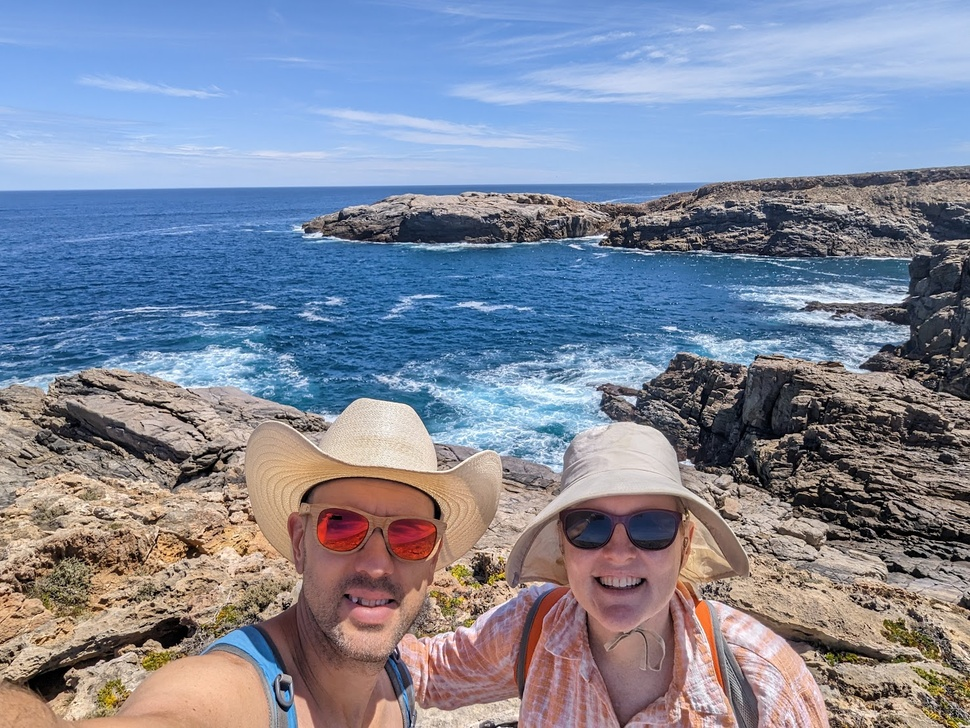
#> input picture input_image.jpg, 970 x 728 px, shrunk from 1478 x 1109 before the run, found by its file name
$ python test3.py
#> lines starting #> are read from the running program, lines starting #| are printed output that depends on the picture
import cv2
import numpy as np
import matplotlib.pyplot as plt
from matplotlib.patches import RegularPolygon
from sklearn.cluster import KMeans
from skimage.color import rgb2lab

# Load input image
input_image = cv2.imread('input_image.jpg')
#> input_image is the input picture: shape (728, 970, 3); mean B, G, R 154.9, 136.3, 129.2
input_image = cv2.cvtColor(input_image, cv2.COLOR_BGR2RGB)

# Double the resolution of the output image
output_image_shape = (input_image.shape[0] * 2, input_image.shape[1] * 2, 3)
#> output_image_shape = (1456, 1940, 3)
output_image = np.zeros(output_image_shape, dtype=np.uint8)

# Hexagon parameters (keeping the original size)
hex_radius = 30  # Original radius
hex_width = np.sqrt(3) * hex_radius
hex_height = 2 * hex_radius
cols = int(output_image.shape[1] // hex_width) + 1
#> cols = 38
rows = int(output_image.shape[0] // (hex_height * 0.75)) + 1
#> rows = 33

# Create a list of hexagon centers in a staggered grid
hex_centers = [
    (
        int(hex_width * col),
        int(hex_height * 1 * row + (0.5 * hex_height if col % 2 else 0))
    )
    for row in range(rows)
    for col in range(cols)
]

# Function to calculate the average color of a region
def average_color(image, mask):
    masked = cv2.bitwise_and(image, image, mask=mask)
    avg_color = masked[np.where(mask != 0)].mean(axis=0)
    return avg_color

# Function to create a hexagon mask
def create_hex_mask(center_x, center_y, radius, shape):
    mask = np.zeros(shape, dtype=np.uint8)
    hexagon = RegularPolygon((center_x, center_y), numVertices=6, radius=radius, orientation=np.pi / 2)
    coords = hexagon.get_verts()
    coords = np.clip(coords, [0, 0], [shape[1] - 1, shape[0] - 1]).astype(int)
    mask = cv2.fillPoly(mask, [coords], 255)
    return mask

# Function to create concentric hexagons with patterns
def create_hex_pattern(center_x, center_y, radius, colors):
    pattern = np.zeros((2 * radius, 2 * radius, 3), dtype=np.uint8)
    hexagon = RegularPolygon((radius, radius), numVertices=6, radius=radius, orientation=np.pi / 2)
    coords = hexagon.get_verts().astype(int)

    for i, color in enumerate(colors):
        hex_radius = radius * (1 - 0.2 * i)
        inner_hexagon = RegularPolygon((radius, radius), numVertices=6, radius=hex_radius, orientation=np.pi / 2)
        inner_coords = inner_hexagon.get_verts().astype(int)

        pattern = cv2.fillPoly(pattern, [inner_coords], color)

    return pattern

# Generate a constrained color palette using K-means clustering
num_palette_colors = 8
pixels = input_image.reshape(-1, 3)
kmeans = KMeans(n_clusters=num_palette_colors, random_state=42).fit(pixels)
palette = kmeans.cluster_centers_
#> palette = [[76.86, 123, 175.2], [127.9, 168.4, 225.4], [120.9, 91.73, 84.65], [214.1, 190.3, 174.7], [43.5, 37.33, 40.39], [168.2, 142.2, 129.5], [40.22, 88.85, 135.4], [171.8, 199.1, 236.5]]

# Convert palette to LAB for color matching
palette_lab = rgb2lab(palette.reshape(-1, 1, 3)).reshape(-1, 3)
#> palette_lab = [[5122.6, 59.36, -2769.9], [6631.2, 121.2, -2817.7], [4357.9, 942.2, 757.9], [7524.2, 510.8, 936], [2068.6, 319, -84.06], [6020.9, 668.6, 890.9], [3936.1, 103.2, -2620.7], [7593, -64.22, -1833.7]]

# Function to find the best matching palette colors using LAB color space
def best_match_colors(lab_color, palette_lab, num_matches=3):
    distances = np.linalg.norm(palette_lab - lab_color, axis=1)
    indices = np.argpartition(distances, num_matches)[:num_matches]
    return indices

# Create the hexagonal pattern grid
for center_x, center_y in hex_centers:
    if 0 <= center_x - hex_radius < output_image.shape[1] and 0 <= center_y - hex_radius < output_image.shape[0]:
        # Scale the input image coordinates to the output image coordinates
        mask = create_hex_mask(center_x, center_y, hex_radius, output_image.shape[:2])
        scaled_center_x = int(center_x / 2)
        scaled_center_y = int(center_y / 2)
        scaled_radius = hex_radius

        input_mask = create_hex_mask(scaled_center_x, scaled_center_y, scaled_radius, input_image.shape[:2])
        avg_rgb = average_color(input_image, input_mask)
        avg_lab = rgb2lab(np.array([[avg_rgb]]))[0][0]
        color_indices = best_match_colors(avg_lab, palette_lab)

        # Create a pattern using the palette colors
        pattern_colors = [palette[i] for i in color_indices]
        hex_pattern = create_hex_pattern(hex_radius, hex_radius, hex_radius, pattern_colors)

        # Mask the pattern to the hex shape
        mask_pattern = create_hex_mask(hex_radius, hex_radius, hex_radius, hex_pattern.shape[:2])
        hex_pattern_masked = cv2.bitwise_and(hex_pattern, hex_pattern, mask=mask_pattern)

        # Blend the pattern into the output image
        x_start = max(center_x - hex_radius, 0)
        y_start = max(center_y - hex_radius, 0)
        x_end = min(center_x + hex_radius, output_image.shape[1])
        y_end = min(center_y + hex_radius, output_image.shape[0])

        hex_slice = output_image[y_start:y_end, x_start:x_end]
        pattern_slice = hex_pattern_masked[:y_end - y_start, :x_end - x_start]
        mask_slice = mask[y_start:y_end, x_start:x_end]

        hex_slice[mask_slice != 0] = pattern_slice[mask_slice != 0]
#> this loop made 1254 passes
#> (avg_rgb, avg_lab, distances in best_match_colors, color_indices) on passes 44, 47, 49, 51, 54: ([123.4, 165.8, 231.3], [6571.1, 302.8, -3186.7], [1526.8, 415.7, 4568, 4236.6, 5468, 4130.8, 2702.6, 1734.8], [1, 0, 7]), ([116.7, 158.2, 224.6], [6338.6, 373.9, -3240.8], [1341.4, 573.2, 4498.4, 4344, 5310.5, 4154.4, 2496, 1935.3], [1, 0, 7]), ([116.3, 157.2, 223.3], [6308.9, 377.8, -3221.8], [1308.8, 577.2, 4468, 4333.9, 5275.4, 4133.1, 2463.2, 1942], [1, 0, 7]), ([112.9, 155.3, 222.3], [6245.5, 381.5, -3277.2], [1273.6, 654, 4490, 4404.9, 5258.1, 4184.1, 2417.1, 2024.4], [1, 0, 7]), ([115.5, 159.3, 225.4], [6362.1, 316.1, -3242.4], [1351.1, 539.2, 4517.8, 4341.4, 5330, 4162.3, 2513.5, 1909], [1, 0, 7])
#> (avg_rgb, avg_lab, color_indices) on passes 2, 4, 6, 8, 10, 12: ([121.8, 163.3, 228.5], [6496, 320, -3174.2], [1, 0, 7]), ([118.6, 160.4, 226.5], [6407.4, 344.8, -3218.4], [1, 0, 7]), ([115.4, 157.6, 224.2], [6317.7, 366.3, -3253], [1, 0, 7]), ([112.9, 155.1, 222.4], [6240.5, 393.8, -3287.8], [1, 0, 7]), ([111.4, 153.2, 220.8], [6184.2, 414.2, -3301.3], [1, 0, 7]), ([111.1, 153, 219.8], [6174.6, 393.9, -3272.5], [1, 0, 7])
#> pass 2, in average_color, `masked = cv2.bitwise_and(image, image, mask=mask)`:
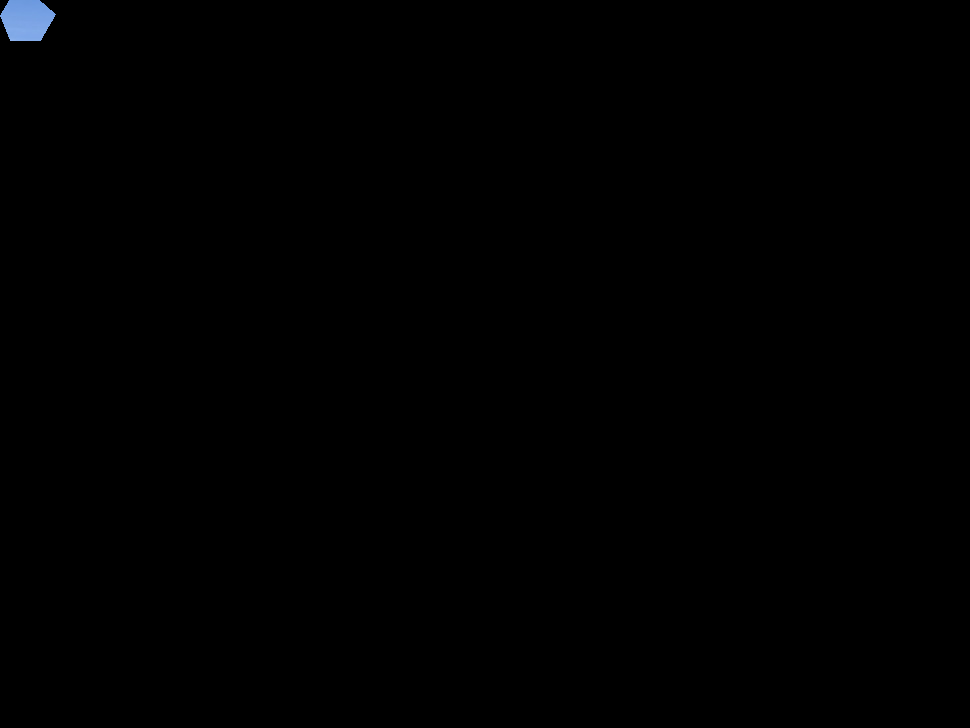
#> masked: shape (728, 970, 3); mean R, G, B 0.3, 0.4, 0.6
#> pass 2, `hex_pattern = create_hex_pattern(hex_radius, hex_radius, hex_radius, p..`:
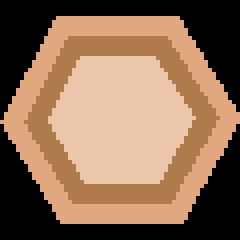
#> hex_pattern: shape (60, 60, 3) (shown 4 times larger); mean of channels 0, 1, 2 85.8, 109.9, 141.7; drawn as B, G, R
#> after the loop:
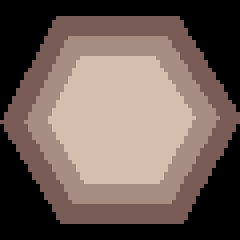
#> hex_pattern: shape (60, 60, 3) (shown 4 times larger); mean R, G, B 111, 93.7, 86.3

# Save and display the output image
plt.imsave('output.png', output_image)
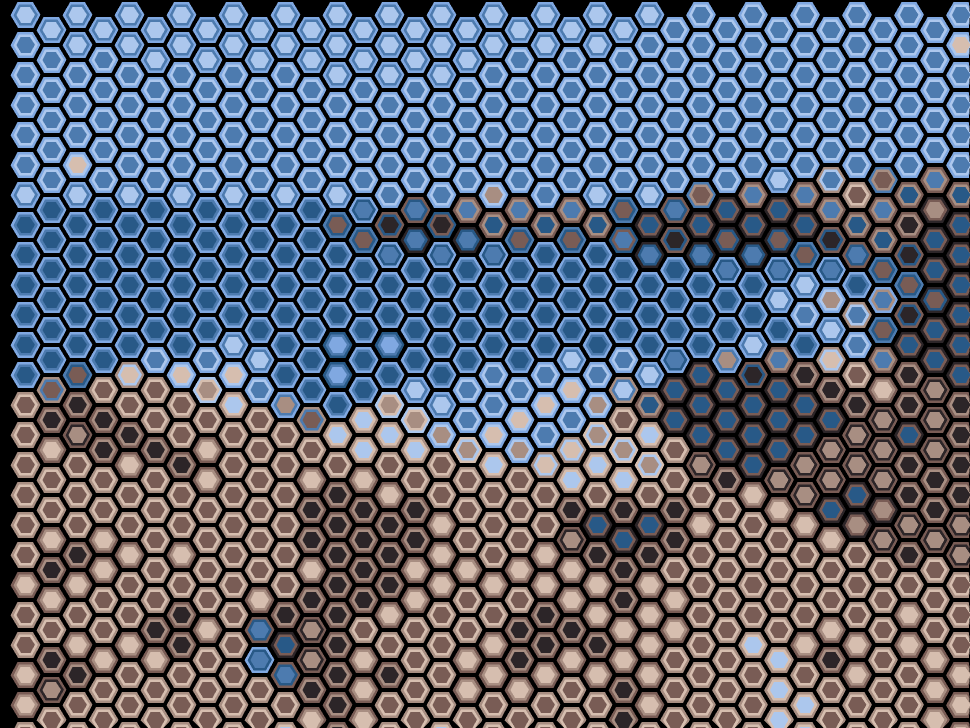
#> saved as output.png: shape (1456, 1940, 3) (shown at 1/2 size); mean R, G, B 91.6, 98.2, 113.6
plt.figure(figsize=(15, 15))
plt.imshow(output_image)
plt.axis('off')
plt.show()

$ run again, with colors.png saved as input_image.jpg
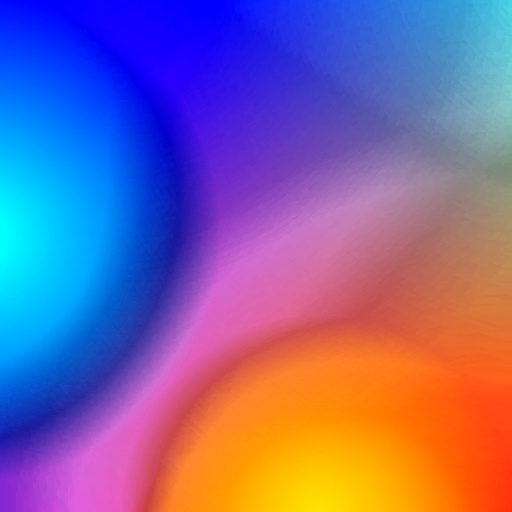
#> input picture colors.png, 512 x 512 px, found by its file name
#> input_image is the input picture: shape (512, 512, 3); mean B, G, R 157, 99.8, 125.9
#> palette = [[144.6, 127, 148.5], [83.64, 56.79, 188.2], [253.4, 132.5, 14.54], [0.324, 165, 250.5], [15.09, 37.25, 231.5], [207, 99.35, 81.68], [80.71, 148.1, 201.3], [200.4, 98.76, 188.4]]
#> palette_lab = [[5532.6, 927.2, -776.8], [3821.2, 3982.6, -5515.3], [6629.8, 3494.9, 5888.3], [6390.1, -190, -4383.9], [3737.6, 5473.2, -7805], [5529.2, 3528.9, 2637.6], [5867.1, -388.1, -2879.8], [5697.7, 4428.1, -2450.4]]
#> the loop `for center_x, center_y in hex_centers:` made 460 passes
#> (avg_rgb, avg_lab, distances in best_match_colors, color_indices) on pass 39: ([68.87, 164.3, 209], [6269, -1101.8, -2619.5], [2838, 6342.6, 9676.8, 1989.8, 8748, 7044.6, 859.5, 5561.9], [6, 3, 0])
#> pass 2, in average_color, `masked = cv2.bitwise_and(image, image, mask=mask)`:
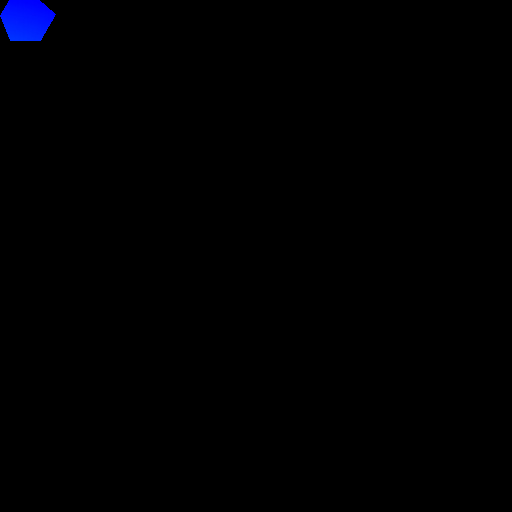
#> masked: shape (512, 512, 3); mean R, G, B 0, 0.2, 1.7
#> `plt.imsave('output.png', output_image)`:
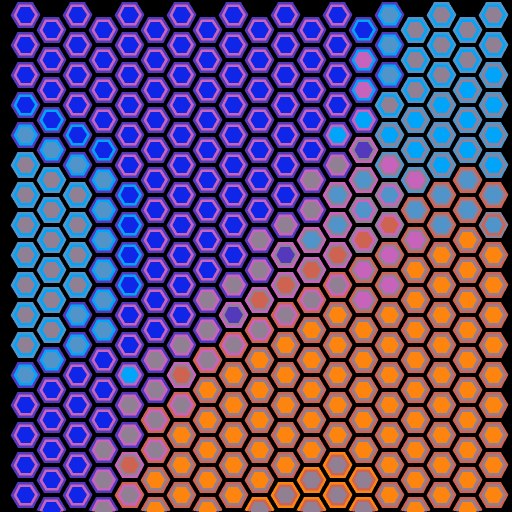
#> saved as output.png: shape (1024, 1024, 3) (shown at 1/2 size); mean R, G, B 92.7, 72, 113.9

$ run again, with sample.png saved as input_image.jpg
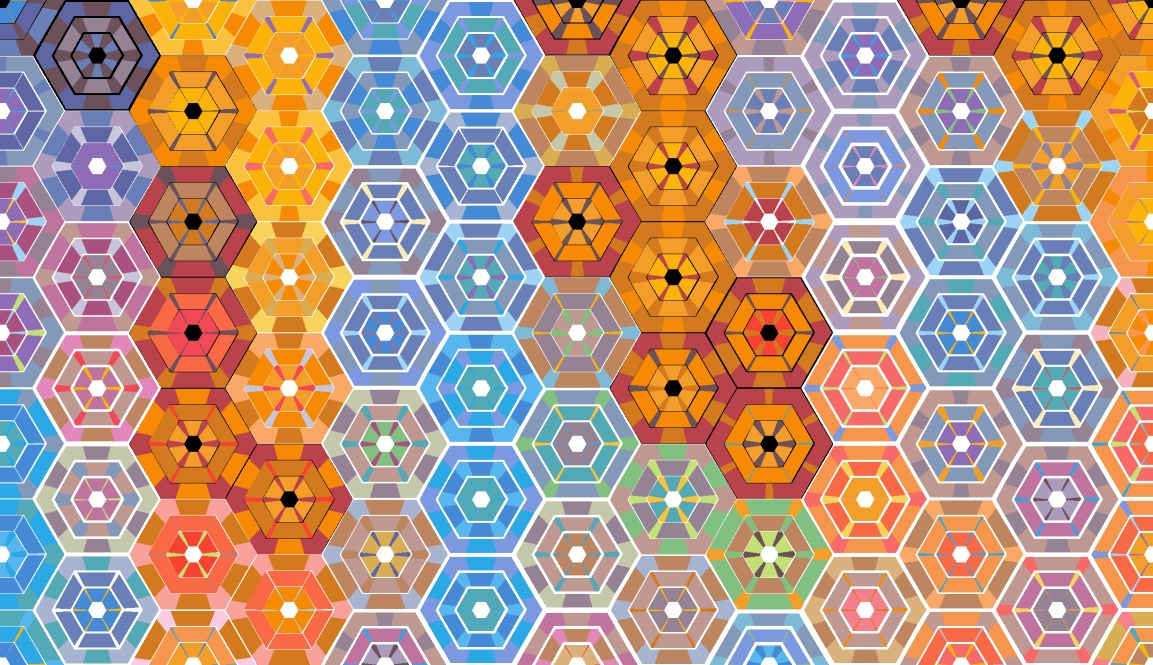
#> input picture sample.png, 1153 x 665 px, found by its file name
#> input_image is the input picture: shape (665, 1153, 3); mean B, G, R 132.6, 150.8, 182.8
#> palette = [[179.2, 183.7, 201.3], [206.4, 157, 137], [232.7, 143.9, 35.14], [87.19, 159.2, 208.9], [90.18, 52.03, 42.12], [246.9, 246.4, 244.2], [198.8, 101.4, 83.05], [128.6, 137.5, 168.6]]
#> palette_lab = [[7194.7, 166.6, -803.3], [6687.3, 1344.9, 1513.5], [6595.6, 2307.9, 5474.2], [6191.3, -616.6, -2732.4], [3025.1, 1414.5, 1220.7], [9087, -18.2, 93.34], [5456.7, 3189.5, 2458], [5719.8, 334, -1498.3]]
#> the loop `for center_x, center_y in hex_centers:` made 1350 passes
#> (avg_rgb, avg_lab, distances in best_match_colors, color_indices) on passes 24, 26, 44: ([181.9, 105.5, 41.54], [5281.9, 2250.3, 3996.6], [5571.3, 2993.4, 1978, 7370.5, 3673.8, 5904.2, 1811, 5835.9], [6, 2, 1]), ([211.3, 119.9, 34.71], [5901.5, 2627.4, 4850.7], [6300.5, 3660.4, 986.3, 8252.9, 4787.6, 6307, 2497.7, 6753], [2, 6, 1]), ([220.7, 130, 29.78], [6198.2, 2499, 5225.9], [6541, 3918.2, 506.1, 8546.4, 5223.5, 6405, 2947.5, 7080.3], [2, 6, 1])
#> after the loop `for center_x, center_y in hex_centers:`:
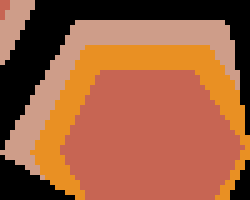
#> hex_slice: shape (40, 50, 3) (shown 5 times larger); mean R, G, B 157.4, 94.4, 63.6
#> `plt.imsave('output.png', output_image)`:
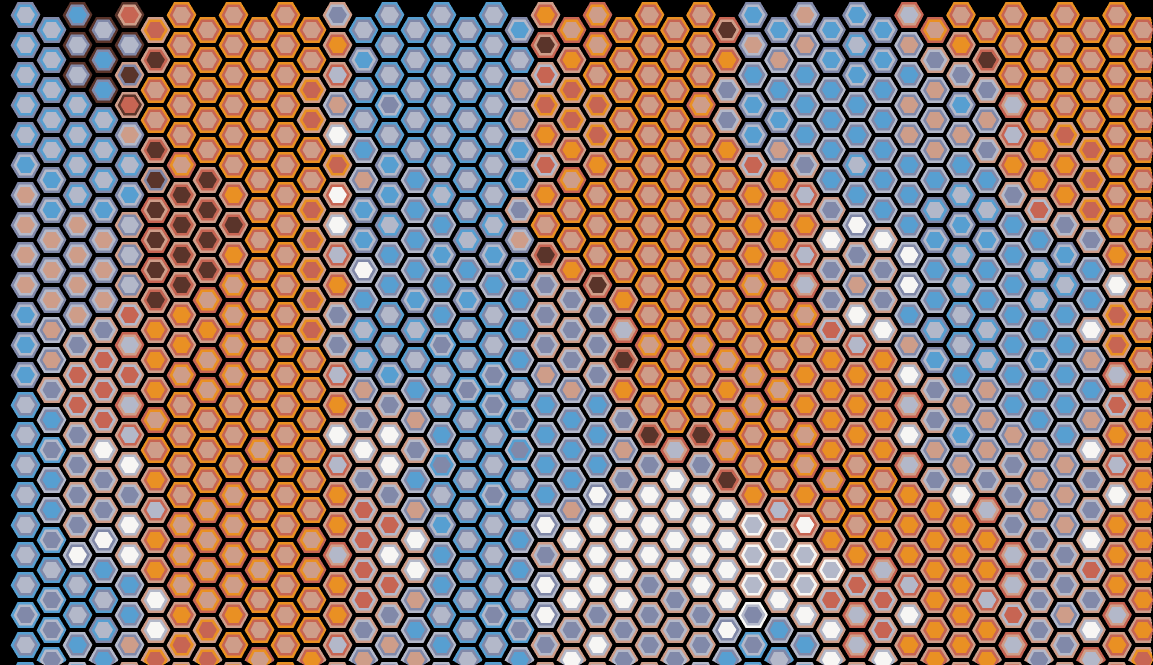
#> saved as output.png: shape (1330, 2306, 3) (shown at 1/2 size); mean R, G, B 131.9, 110.9, 104.5
